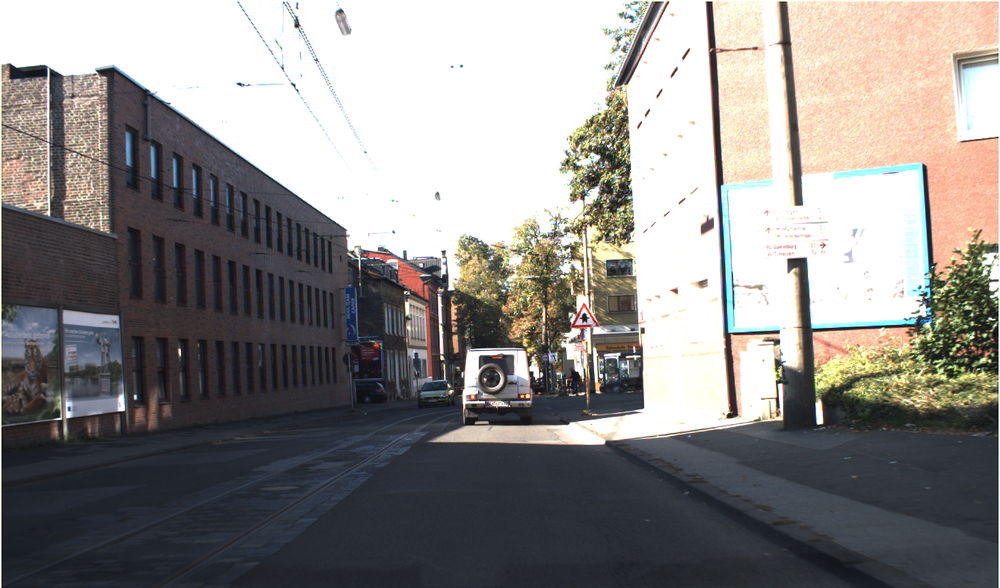
#> input picture TrafficSigns/funcs/old/00000.ppm, 1000 x 588 px, shrunk from 1360 x 800 before the run
$ python selective_search.py --image 00000.ppm
#> lines starting #> are read from the running program, lines starting #| are printed output that depends on the picture
# %% import the necessary packages
import argparse
import random
import time
import cv2

#  construct the argument parser and parse the arguments
ap = argparse.ArgumentParser()
ap.add_argument("-i", "--image", required=True,
                help="path to the input image")
ap.add_argument("-m", "--method", type=str, default="fast",
                choices=["fast", "quality"],
                help="selective search method")
args = vars(ap.parse_args())

# %% load the input image
image = cv2.imread(args["image"])
#> image is the input picture: shape (588, 1000, 3); mean B, G, R 135.9, 138, 140.7

# initialize OpenCV's selective search implementation and set the
# input image
ss = cv2.ximgproc.segmentation.createSelectiveSearchSegmentation()
ss.setBaseImage(image)

# check to see if we are using the *fast* but *less accurate* version
# of selective search
if args["method"] == "fast":
	print("[INFO] using *fast* selective search")
	ss.switchToSelectiveSearchFast()

# otherwise we are using the *slower* but *more accurate* version
else:
	print("[INFO] using *quality* selective search")
	ss.switchToSelectiveSearchQuality()

# %% run selective search on the input image
start = time.time()
rects = ss.process() # run selective search
end = time.time()

# show how along selective search took to run along with the total
# number of returned region proposals
print("[INFO] selective search took {:.4f} seconds".format(end - start))
print("[INFO] {} total region proposals".format(len(rects)))

# %% loop over the region proposals in chunks (so we can better
# visualize them)
for i in range(0, len(rects), 100):
	# clone the original image so we can draw on it
	output = image.copy()

    # loop over the current subset of region proposals
	for (x, y, w, h) in rects[i:i + 100]:
		# draw the region proposal bounding box on the image
		color = [random.randint(0, 255) for j in range(0, 3)]
		cv2.rectangle(output, (x, y), (x + w, y + h), color, 2)

    # show the output image
	cv2.imshow("Output", output)
	key = cv2.waitKey(0) & 0xFF

    # if the `q` key was pressed, break from the loop
	if key == ord("q"):
		break
#> this loop made 1 pass; (key q is pressed on pass 1)
#> pass 1, `cv2.imshow("Output", output)`:
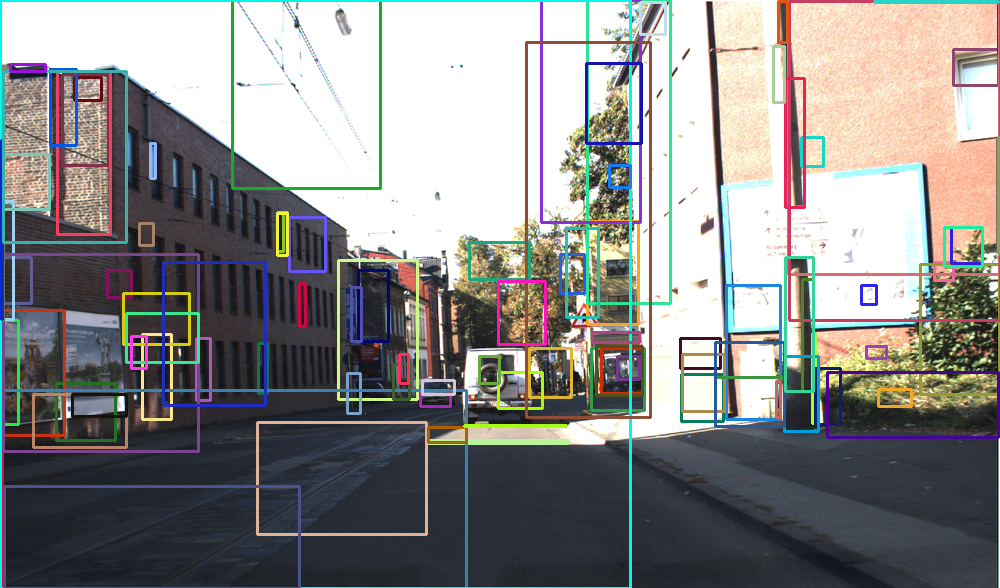
#> window 'Output': shape (588, 1000, 3); mean B, G, R 136.4, 137.6, 138.1
